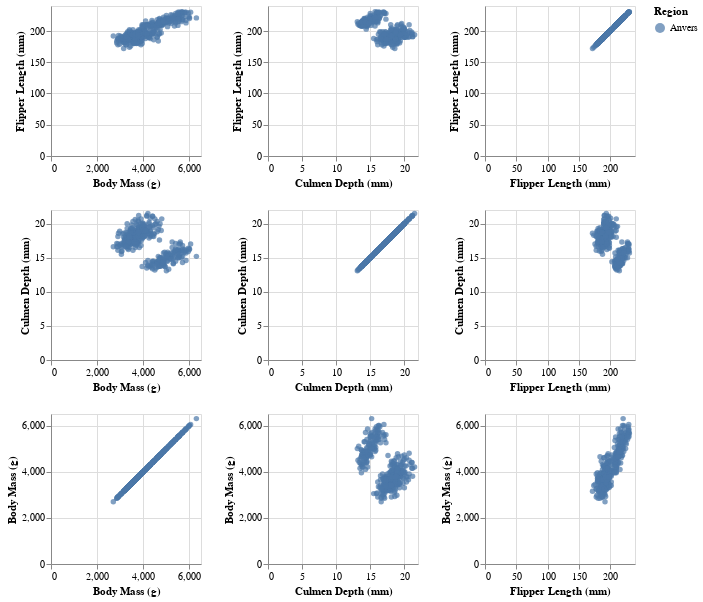

The cell this chart's notebook holds for it:
### Code cell
alt.Chart(df).mark_circle().encode(
    alt.X(alt.repeat("column"), type='quantitative'),
    alt.Y(alt.repeat("row"), type='quantitative'),
    color='Region'
).properties(
    width=150,
    height=150
).repeat(
    row=['Flipper Length (mm)', 'Culmen Depth (mm)', 'Body Mass (g)'],
    column=['Body Mass (g)', 'Culmen Depth (mm)', 'Flipper Length (mm)']
).interactive()

### Figure 1 — Vega-Lite specification as saved in the notebook (floating-point values rounded to 4 significant figures; data arrays with more than 128 entries replaced by an {"elided": "..."} marker saying what was removed)
{"config": {"view": {"continuousWidth": 400, "continuousHeight": 300}}, "repeat": {"column": ["Body Mass (g)", "Culmen Depth (mm)", "Flipper Length (mm)"], "row": ["Flipper Length (mm)", "Culmen Depth (mm)", "Body Mass (g)"]}, "spec": {"data": {"name": "data-1564d53258b3d32878a12923c56bfb9d"}, "mark": "circle", "encoding": {"color": {"type": "nominal", "field": "Region"}, "x": {"type": "quantitative", "field": {"repeat": "column"}}, "y": {"type": "quantitative", "field": {"repeat": "row"}}}, "height": 150, "selection": {"selector002": {"type": "interval", "bind": "scales", "encodings": ["x", "y"]}}, "width": 150}, "$schema": "https://vega.github.io/schema/vega-lite/v4.8.1.json", "datasets": {"data-1564d53258b3d32878a12923c56bfb9d": {"elided": "344 records"}}}
